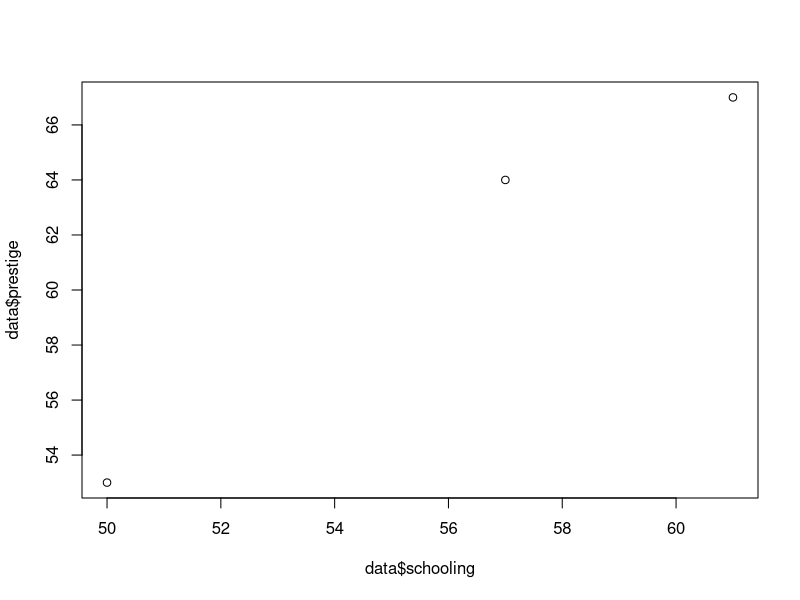
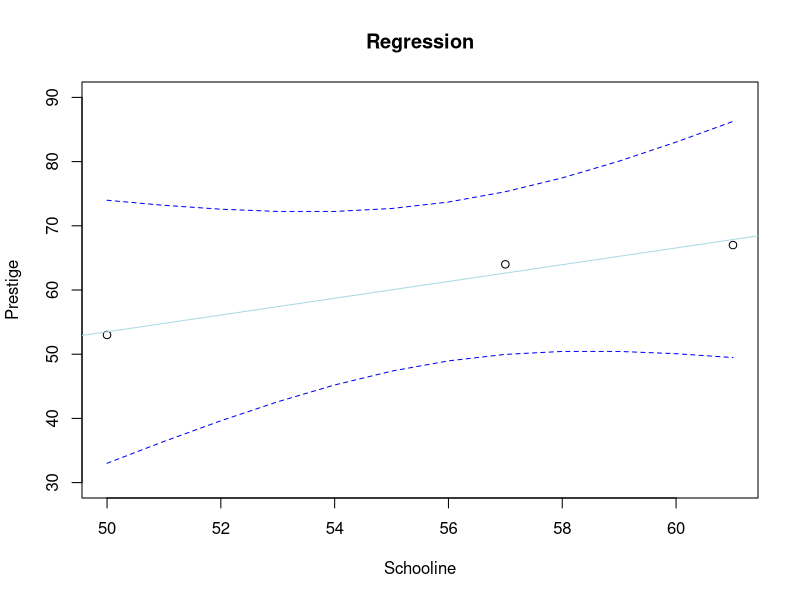

Recreate these plots in R, in order.
# Introducing OLS: What is this anyways?

cat("\014")
rm(list=ls())
graphics.off()
options(scipen=9999999)

#######################################################
# What's the relationship between schooling and prestige?
#######################################################

# Let's create a toy dataset.
data = data.frame(
  name = c("Alfred", "Brandon", "Charly"),
  schooling = c(57,50,61), # vector de educacion
  prestige = c(64,53,67)
)

# let's check the data
data

# let's (visually) inspect the relationship between both variables 
plot(data$schooling,data$prestige) 

# What kind of relationship is this? "Positive" or "negative"?

# Let's now "model" this relationship. 
# What's a "model" anyways? (Hint: map).
model = lm(prestige ~ schooling, data = data)

# Let's analyze beta1 in our model.
summary(model)

# Interpretation: We always begin with our X.
# "For every additional unit in X, Y moves up/down in [beta]."
# ALWAYS, all betas, are expressed in units of the dependent variable (Y).
# They are NEVER probabilities! 
# If your dependent variable (y) is "prestige", beta1 is "units of prestige".
# If your dependent variable (y) is "GDP", your betas (all of them!) will represent "GDP".

# OK, now we know how to quantify the relationship between
# Prestige and Schooling. But, is this a "good" model? How can we know that?


# Let's make a prediction. 
predict(model)

# "A prediction is a prediction" :)
# This means we could come up with any number (a new row, or observation, for instance)
# and plug it into our equation. It's a prediction because I am saying something
# about a data point that wasn't there before. 

# In any case, predicting pretty much tells you about the 
# performance of your model. 
# Consider this: if you observed a "57" but your model predicts a "120"
# your model is not performing well (It's 120-75 points off!). 
# I'll teach you ways to think about this soon.

# In more detail,

# What we see :
# Alfred had a y=64, but our model predicts y=62.63
# Brandon had a y=53, but our model predicts y=53.49
# Charly had a y=67, but our model predicts y=67.85

# Discuss: Are those departures big or small?

# These departures are called "error," and it's the difference
# between the Y we observe and the Y we estimate: the better the model,
# the less "errors," which kind of makes sense. 

# Let's use the whiteboard. 
# Take the regression equation, and plug in the numbers.

#######################################################
# OLS models in matrix form
#######################################################

# Let's go back to our equation:
# y = b0 + b1*x1 + e
# If we rearrange the terms respect to "e", we will have that,
# e = y-beta0-beta1*x
# Let's now do the same with R.


data$error <- c(
  data$prestige[1] - as.numeric(model$coefficients[1]) - (data$schooling[1] * as.numeric(model$coefficients[2])),
  data$prestige[2] - as.numeric(model$coefficients[1]) - (data$schooling[2] * as.numeric(model$coefficients[2])),
  data$prestige[3] - as.numeric(model$coefficients[1]) - (data$schooling[3] * as.numeric(model$coefficients[2]))
)

data

# Let's check we did it right...
data$error # manual way.
model$residuals # "automatic" way.

# Let's create the vector for the intercept.
# Notice: it's the same number for everyone, that's why they call it "constant."

data$intercept <- c(
  as.numeric(
    model$coefficients[1]
  )
)

# vector for the beta. The beta is a "scalar" (a single number).
# That's why it is not sub-indexed.

data$beta1 <- c(
  as.numeric(
    model$coefficients[2]
  )
)

# let's check the data
data

# Let's show the same in the whiteboard.

#######################################################
# Some more about predicting
#######################################################

# let's create X
x=data$schooling

# let's create Y
y=data$prestige  

# let's estimate the model
lm.out <- lm(y ~ x)

# Now, let's create a sequence within a certain range of X.
newx = seq(min(x),max(x),by = 1) 

# Let's predict for the new sequence of numbers of X
conf_interval <- predict(lm.out, newdata=data.frame(x=newx), interval="confidence", level = 0.95) 

# Let's plot the relationship between Schooling and Prestige.
plot(x, y, xlab="Schooline", ylab="Prestige", main="Regression", ylim = c(30,90))
abline(lm.out, col="lightblue")
lines(newx, conf_interval[,2], col="blue", lty=2) # lower bound
lines(newx, conf_interval[,3], col="blue", lty=2) # upper bound



#################################################################
# This method is called OLS, for "ordinary least square", why?
#################################################################

# Because the estimated betas minimize the sum of the "squared errors."
